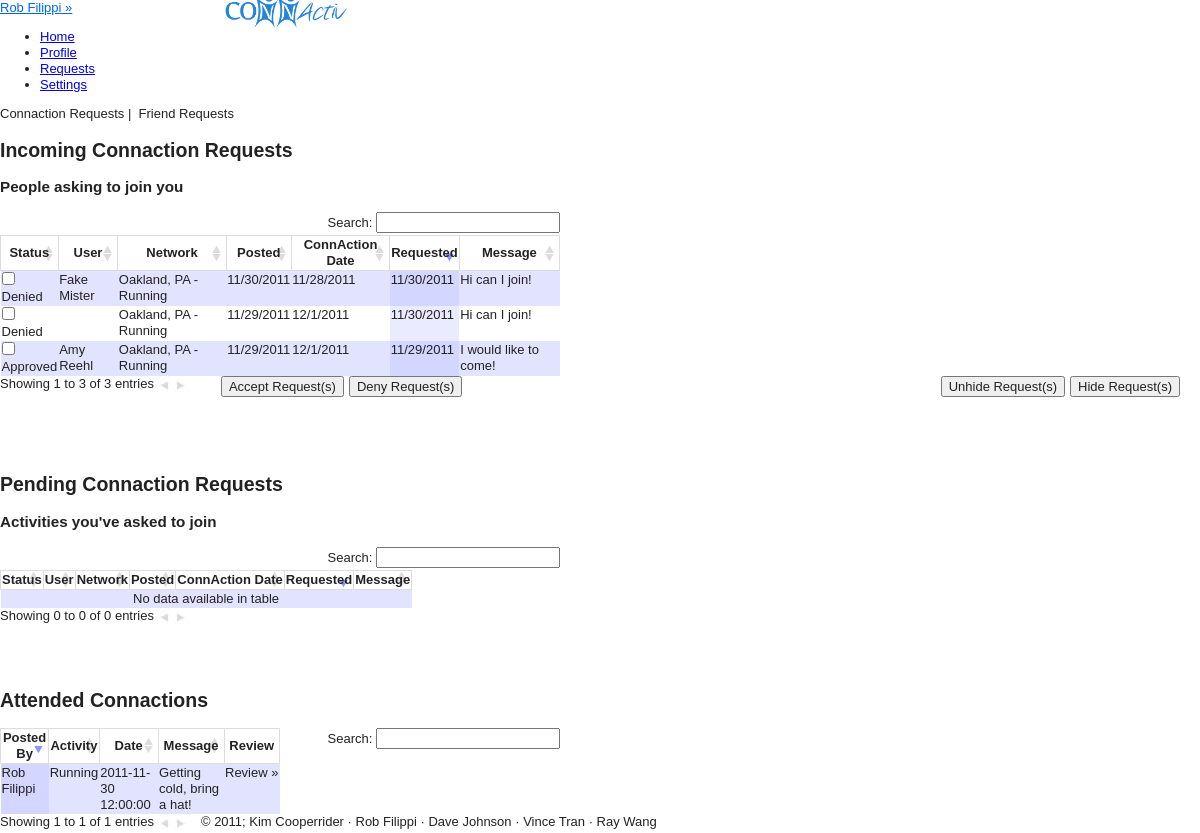
The app's page /views/requests.php (signed in) with its own data.
### tables this page shows
CREATE TABLE IF NOT EXISTS `users` (
  `USER_ID` int(11) NOT NULL AUTO_INCREMENT,
  `PASSWORD` varchar(100) NOT NULL,
  `FIRST_NAME` char(20) DEFAULT NULL,
  `LAST_NAME` char(20) DEFAULT NULL,
  `STREET` varchar(25) DEFAULT NULL,
  `CITY` char(20) DEFAULT NULL,
  `STATE` char(2) DEFAULT NULL,
  `ZIP` int(11) DEFAULT NULL,
  `PHONE` char(12) DEFAULT NULL,
  `INTERESTS` varchar(4000) DEFAULT NULL,
  `PROFILE_PIC` varchar(45) NOT NULL DEFAULT '../public/images/avatar.png',
  `EMAIL` varchar(25) DEFAULT NULL,
  `DOB` date DEFAULT NULL,
  `GENDER` char(1) DEFAULT NULL,
  PRIMARY KEY (`USER_ID`)
);

CREATE TABLE IF NOT EXISTS `connaction_requests` (
  `FROM_USER` int(11) NOT NULL,
  `TO_USER` int(11) NOT NULL,
  `CONNACTION_ID` int(11) NOT NULL,
  `MESSAGE` varchar(4000) DEFAULT NULL,
  `APPROVED` int(11) DEFAULT '-1',
  `DATE` timestamp NOT NULL DEFAULT CURRENT_TIMESTAMP,
  `HIDDEN_FOR_FROM` int(1) NOT NULL DEFAULT '0',
  `HIDDEN_FOR_TO` int(1) NOT NULL DEFAULT '0',
  PRIMARY KEY (`FROM_USER`,`CONNACTION_ID`)
);

CREATE TABLE IF NOT EXISTS `networks` (
  `NETWORK_ID` int(11) NOT NULL AUTO_INCREMENT,
  `AREA` varchar(25) NOT NULL,
  `STATE` varchar(2) NOT NULL,
  PRIMARY KEY (`NETWORK_ID`)
);

CREATE TABLE IF NOT EXISTS `activities` (
  `ACTIVITY_ID` int(11) NOT NULL AUTO_INCREMENT,
  `ACTIVITY_NAME` varchar(20) NOT NULL,
  PRIMARY KEY (`ACTIVITY_ID`)
);

CREATE TABLE IF NOT EXISTS `connactions` (
  `CONNACTION_ID` int(11) NOT NULL AUTO_INCREMENT,
  `POST_TIME` date NOT NULL,
  `USER_ID` int(11) NOT NULL,
  `LOCATION` varchar(255) NOT NULL,
  `START_TIME` datetime DEFAULT NULL,
  `MESSAGE` varchar(4000) DEFAULT NULL,
  `END_TIME` datetime DEFAULT NULL,
  `UNIQUE_NETWORK_ID` int(11) NOT NULL,
  `IS_PRIVATE` int(11) DEFAULT '0',
  PRIMARY KEY (`CONNACTION_ID`)
);

### views/functions/config.php (called while the page is built, shortened)
<?php
include("functions_connactions.php");
include("functions_networks.php");
include("functions_join_requests.php");
function cookieExists(){
	if(isset($_COOKIE['ID_my_site']))
	return TRUE;
	else
	return FALSE;
}
function validCookie(){
	$username = $_COOKIE['ID_my_site'];
	$pass = $_COOKIE['Key_my_site'];
	$info = getDatabaseInfo("users", "email", $username);
	if ($pass != $info['PASSWORD']) {
		return FALSE;
	}
	else{
		return TRUE;
	}
}
		function getDatabaseInfo($table, $attribute, $value){
			$check = getResourceIDs($table, $attribute, $value);
			return mysql_fetch_array($check);
		}
		function getResourceIDs($table, $attribute, $value){
			$check = mysql_query("SELECT * FROM $table WHERE $attribute = '$value'")or die(mysql_error());
			return $check;
		}
		function getName(){
			if(cookieExists())
			{
				if (validCookie()) {
					$username = $_COOKIE['ID_my_site'];
					$info = getDatabaseInfo("users", "email", $username);
					return $info['FIRST_NAME'] . " " . $info['LAST_NAME'];
				}
			}
		}
		function getUserID(){
			if(cookieExists())
			{
				if (validCookie()) {
					$username = $_COOKIE['ID_my_site'];
					$info = getDatabaseInfo("users", "email", $username);
					return $info['USER_ID'];
				}
			}
		}
		function getUserName($userID){
			$info = getDatabaseInfo("users", "user_id", $userID);
			return $info['FIRST_NAME'] . " " . $info['LAST_NAME'];
		}
		?>

### views/functions/functions_join_requests.php (called while the page is built, shortened)
<?
function getIncRequests($userID){
	$incRequests = array();
	$result = mysql_query("SELECT * FROM connaction_requests WHERE to_user = '$userID' ")or die(mysql_error());
	while($info = mysql_fetch_array($result)){
		$incRequests[] = $info;
	}
	return $incRequests;
}
?>

### views/functions/functions_connactions.php (called while the page is built, shortened)
<?
	function getPastConnactions($userid){
		$pastcon = array();
		$query = "select c.connaction_id, c.user_id, un.activity_id, c.start_time, c.message from connactions c, connaction_attending ca, unique_networks un where ca.user_id = ".$userid." and c.end_time < now() and c.connaction_id = ca.connaction_id and un.unique_network_id = c.unique_network_id" ;
		$past = mysql_query($query) or die(mysql_error());
		while($info = mysql_fetch_array($past)){
			$pastcon[] = $info;
		}
		return $pastcon;
	}
	function reviewedByUser($connactionid, $userid){
		$query = "select * from reviews where from_user = ".$userid." and connaction_id = ".$connactionid;
		$result = mysql_query($query);
		if(mysql_num_rows($result) == 0){return false;}
		else{return true;}
	}
	function getConnactionActivity($connactionID){
		$activityID = getDatabaseInfo("connactions", "connaction_id", $connactionID);
		$act = getDatabaseInfo("unique_networks", "unique_network_id", $activityID['UNIQUE_NETWORK_ID']);
		$activity = getDatabaseInfo("activities", "activity_id", $act['ACTIVITY_ID']);
		$activityName = $activity['ACTIVITY_NAME'];
		return $activityName;
	}
	function getConnactionNetwork($connactionID){
		$networkID = getDatabaseInfo("connactions", "connaction_id", $connactionID);
		$net = getDatabaseInfo("unique_networks", "unique_network_id", $networkID['UNIQUE_NETWORK_ID']);
		$network = getDatabaseInfo("networks", "network_id", $net['NETWORK_ID']);
		$networkName = $network['AREA'] .", ". $network['STATE'];
		return $networkName;
	}
	function getConnactionUniqueNetwork($connID){
		$act = getConnactionActivity($connID);
		$net = getConnactionNetwork($connID);
		$whole = $net ." - " . $act;
		return $whole;
	}
	function getConnactionDate($connactionID, $argument){
		$dateID = getDatabaseInfo("connactions", "connaction_id", $connactionID);
		$date = $dateID[$argument.'_TIME'];
		$dateParsed = date_parse($date);
		$newDate = $dateParsed["month"].'/'.$dateParsed["day"].'/'.$dateParsed["year"];
		return $newDate;
	}
?>

### views/requests.php (the view, shortened to what this page needs)
<?php
	include("header.php");
			?>
	<div class="page">
	<div class="pageViewer">
		<span class="clickable active green" id="connactions">Connaction Requests</span>&nbsp;|&nbsp;
		<span class="clickable green" id="friendReqs">Friend Requests</span>
	</div>
	<div class="requestType" id="view_connactions">
		<h2>Incoming Connaction Requests</h2>
		<h3>People asking to join you</h3>
			<form id="unsubNetworksForm" method="post" action="<?php echo $_SERVER['PHP_SELF']?>">
			<table id="incoming" class="requests regular_table">
			<thead class="reqHeader">
				<tr>
					<th>Status</th>
					<th>User</th>
					<th>Network</th>
					<th>Posted</th>
					<th>ConnAction Date</th>
					<th>Requested</th>
					<th>Message</th>
				</tr>
			</thead>
			<tbody>
				<?php
					$incRequests = getIncRequests(getUserID());
						foreach($incRequests as $incoming){
							$fromUser = $incoming[0];
							$connactionID = $incoming[2];
							$message = $incoming[3];
							$approved = $incoming[4];
							$date = date_parse($incoming[5]);
							$hidden = $incoming[7];
							$requestID = $fromUser." ".$connactionID." ".$approved;
							if($hidden == 0){?>
							<tr>
								<td>
									<?php
										if($approved == -1){
											echo "<input type='checkbox' value='".$requestID."' name='requestID[]' /> <br/>";
											echo "Pending";
										}
										else if($approved == 1){
											echo "<input type='checkbox' value='".$requestID."' name='hideID[]' /> <br/>";
											echo "Approved";
										}
										else{
											echo "<input type='checkbox' value='".$requestID."' name='hideID[]' /> <br/>";
											echo "Denied";
										}
									?>
								</td>
								<td><?php echo getUserName($fromUser); ?></td>
								<td><?php echo getConnactionUniqueNetwork($connactionID); ?></td>
								<td><?php echo getConnactionDate($connactionID, "POST"); ?></td>
								<td><?php echo getConnactionDate($connactionID, "START"); ?></td>
								<td><?php echo $date["month"].'/'.$date["day"].'/'.$date["year"]; ?></td>
								<td><?php echo $message; ?></td>
							</tr>
						<?php }
						}
				?>
			</tbody>
			</table>
			<? if ($incRequests) { ?>
			<div class="below_table">
				<input style="float:right; margin-left:5px; margin-right:20px" type="submit" name="hideInc" value="Hide Request(s)"/>
				<input style="float:right; margin-left:5px;" type="submit" name="unhideInc" value="Unhide Request(s)"/>
				<input style="float:left; margin-left:5px; margin-left:20px" type="submit" name="accept" value="Accept Request(s)"/>
				<input style="float:left; margin-left:5px;" type="submit" name="deny" value="Deny Request(s)"/>
			</div>
			</form>
			<br/><br/>
			<? } ?>
		<br/><br/><br>
		<h2>Pending Connaction Requests</h2>
		<h3>Activities you've asked to join</h3>
			<table id="pending" class="requests regular_table">
			<thead class="reqHeader">
				<tr>
					<th>Status</th>
					<th>User</th>
					<th>Network</th>
					<th>Posted</th>
					<th>ConnAction Date</th>
					<th>Requested</th>
					<th>Message</th>
				</tr>
			</thead>
			<tbody>
			</tbody>
			</table>
			<br><br><br><br>
		<h2>Attended Connactions</h2>
		<table id="past" class="requests regular_table">
			<thead class="reqHeader">
				<tr>
					<th>Posted By</th>
					<th>Activity</th>
					<th>Date</th>
					<th>Message</th>
					<th>Review</th>
				</tr>
			</thead>
		<?php
			$past = getPastConnactions(getUserID());
			foreach($past as $pc){
			echo "<tbody><tr>";
					echo "<td>".getUserName($pc[1])."</td>";
					echo "<td>".getConnactionActivity($pc[0])."</td>";
					echo "<td>".$pc[3]."</td>";
					echo "<td>".$pc[4]."</td>";
				if(ReviewedByUser($pc[0],getUserID()) == false){
					echo "<td><span class='clickExpand expander'>Review&nbsp;&raquo;</span>";
					echo "<div class='expandable' style='display:none'>";
					echo "<form id='reviewform' action='".$_SERVER['PHP_SELF']."' method='post'>";
					echo "</form></div></td>";
				}
				else{echo "<td> Review Submitted </td>";}
				echo "</tr></tbody>";
			}
			?>
			</table>
			</div>
		</div>
			<?
 		include('footer.php');
?>

### views/header.php (shortened to what this page needs)
<? include_once("functions/config.php"); ?>
<!DOCTYPE HTML>
<html>
<head>
<link type="text/css" rel="stylesheet" href="../styles/defaults.css"/>
<link type="text/css" rel="stylesheet/less" href="../styles/style.less"/>
<link type="text/css" rel="stylesheet/less" href="../styles/posts.less"/>
<link type="text/css" rel="stylesheet/less" href="../styles/sidebar.less"/>
<link type="text/css" rel="stylesheet" href="../styles/demo_table.css"/>
<link type="text/css" rel="stylesheet" href="../styles/validationEngine.jquery.css" />
<link type="text/css" rel="stylesheet" href="../styles/jquery.fancybox-1.3.4.css" />
<link type="text/css" rel="stylesheet/less" href="../styles/admin.less"/>
</head>
<body>
<div id="container">
	<header>
	<a id="user_login" href="#"><? echo getName(); ?>&nbsp;&raquo;</a>
	<span style=" position: absolute; left: 220px">
		<a href="home.php"><img height="40" style="margin-top: -10px;" src="../public/images/logo.png"/></a>
	</span>
			<span id="top-nav">
				<ul id="nav">
					<li class="headerlink" id="link_home"><a class="top_links" id="home" href="home.php">Home</a></li>
					<li class="headerlink" id="link_profile"><a class="top_links" id="profile" href="profile.php">Profile</a></li>
					<li class="headerlink" id="link_requests"><a class="top_links" id="requests" href="requests.php">Requests</a></li>
					<li class="headerlink" id="link_settings"><a class="top_links" id="settings" href="settings.php">Settings</a></li>
					</ul>
			</span>
	</header>
	<div id="content">

### views/footer.php
</div>
<div id="footer">&copy; 2011; Kim Cooperrider &middot; Rob Filippi &middot; Dave Johnson &middot; Vince Tran &middot; Ray Wang</div>
</div>
</body>
</html>

### styles/defaults.css (style rules this page uses)
article, aside, details, figcaption, figure, footer, header, hgroup, nav, section { display: block; }
html { font-size: 100%; overflow-y: scroll; -webkit-text-size-adjust: 100%; -ms-text-size-adjust: 100%; }
body { margin: 0; font-size: 13px; line-height: 1.231; }
body, button, input, select, textarea { font-family: sans-serif; color: #222; }
a { color: #00e; }
ul, ol { margin: 1em 0; padding: 0 0 0 40px; }
img { border: 0; -ms-interpolation-mode: bicubic; vertical-align: middle; }
form { margin: 0; }
button, input, select, textarea { font-size: 100%; margin: 0; vertical-align: baseline; *vertical-align: middle; }
button, input { line-height: normal; *overflow: visible; }
table button, table input { *overflow: auto; }
button, input[type="button"], input[type="reset"], input[type="submit"] { cursor: pointer; -webkit-appearance: button; }
input[type="checkbox"], input[type="radio"] { box-sizing: border-box; }
table { border-collapse: collapse; border-spacing: 0; }
td { vertical-align: top; }

### styles/demo_table.css (style rules this page uses)
#subscribeTable_wrapper, { width: 350px; left: -50px; }
.sorting_desc { background: url('../public/images/sort_desc.png') no-repeat center right #fff; border: thin solid #DDD; }
.sorting { background: url('../public/images/sort_both.png') no-repeat center right #fff; border: thin solid #DDD; }
.sorting_disabled { background: #fff; border: thin solid #DDD; }
tr.odd { background-color: #E2E4FF; }
tr.even { background-color: white; }
tr.odd td.sorting_1 { background-color: #D3D6FF; }
tr.even td.sorting_1 { background-color: #EAEBFF; }

### records on screen
users: getName() "Rob Filippi"
connaction_requests: FROM_USER.LAST_NAME "Amy Reehl", CONNACTION_ID.ACTIVITY_NAME "Oakland, PA - Running", CONNACTION_ID.POST_TIME "11/29/2011", getConnactionDate($connactionID, "START") "12/1/2011", month "11", day "29", year "2011", MESSAGE "I would like to come!"
connaction_requests: FROM_USER.LAST_NAME "Fake Mister", CONNACTION_ID.ACTIVITY_NAME "Oakland, PA - Running", CONNACTION_ID.POST_TIME "11/30/2011", CONNACTION_ID.START_TIME "11/28/2011", month "11", day "30", year "2011", MESSAGE "Hi can I join!"
connaction_requests: CONNACTION_ID.ACTIVITY_NAME "Oakland, PA - Running", CONNACTION_ID.POST_TIME "11/29/2011", connactionID "12/1/2011", month "11", day "30", year "2011", MESSAGE "Hi can I join!"
connactions: USER_ID.LAST_NAME "Rob Filippi", CONNACTION_ID.ACTIVITY_NAME "Running", START_TIME "2011-11-30 12:00:00", MESSAGE "Getting cold, bring a hat!"
